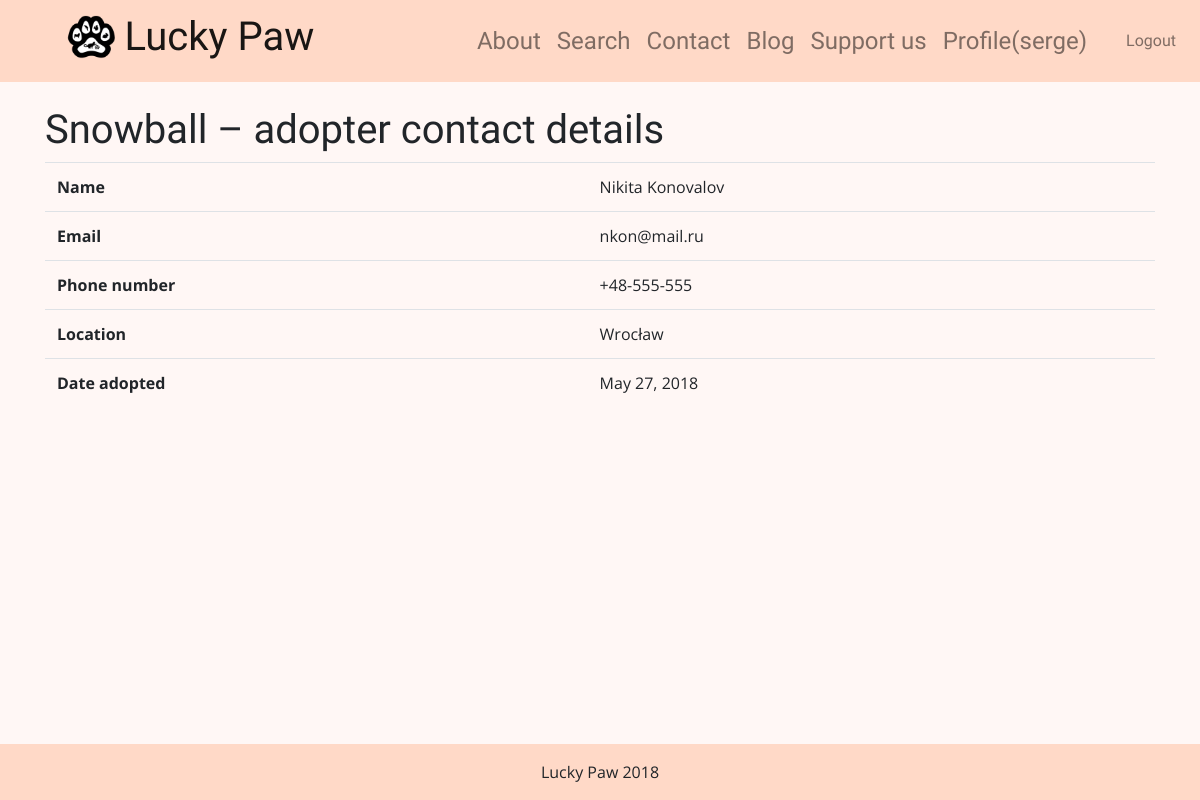
Page /pet/11/adopter/ (signed in) on the earlier database version.
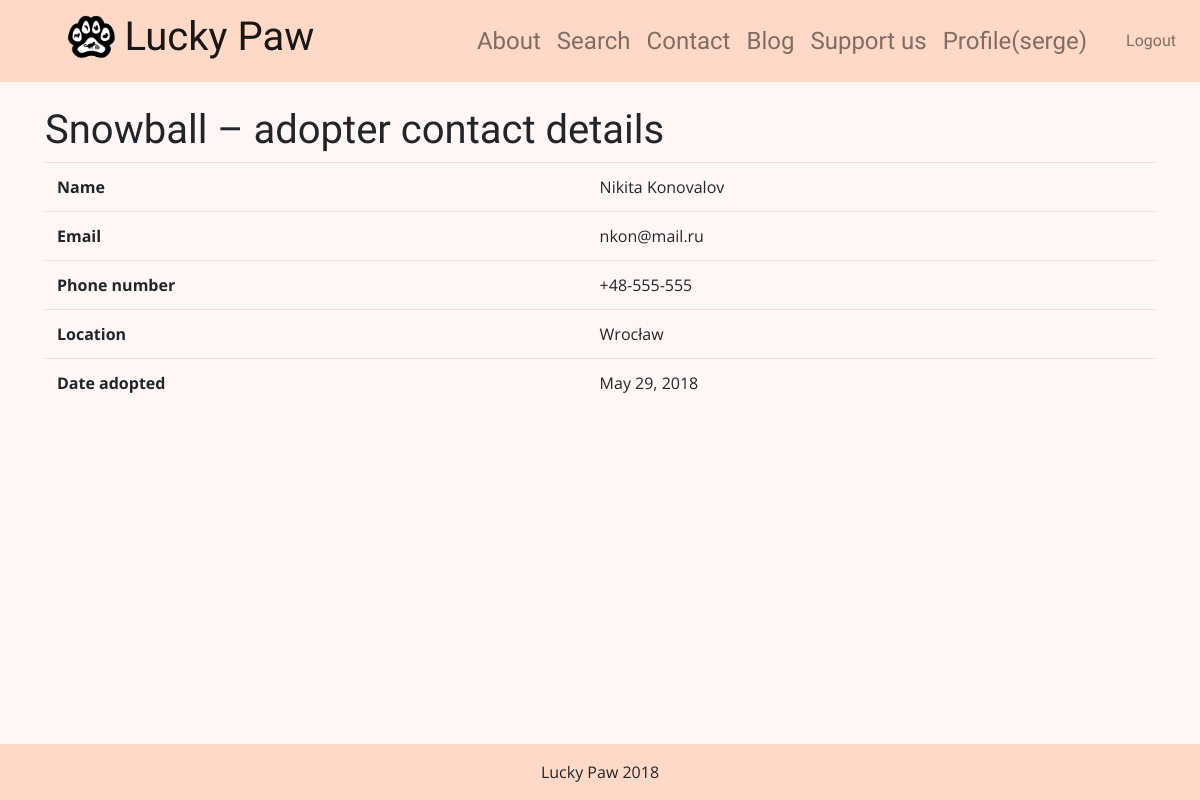
Same page on the later database version.
### app/models.py (models this page shows, shortened)
class Pet(models.Model):
    id = models.AutoField(primary_key=True)
    name = models.CharField(max_length=50, blank=False)
    animaltype_choice = (('Cat','Cat'),('Dog','Dog'),('Parrot','Parrot'))
    animaltype = models.CharField(max_length=50, choices=animaltype_choice, blank=False)
    location = models.CharField(max_length=50, default='', blank=False)
    age_choice = (('Young','Young'),('Adult','Adult'),('Senior','Senior'))
    age = models.CharField(max_length=50, choices=age_choice, blank=True)
    color = models.CharField(max_length=50, default='', blank=True)
    gender_choice = (('Male','Male'),('Female','Female'))
    gender = models.CharField(max_length=50, choices=gender_choice, blank=True)
    size_choice = (('Very Small','Very Small'), ('Small','Small'),('Medium','Medium'),('Large','Large'),('Very Large','Very Large'))
    size = models.CharField(max_length=50, choices=size_choice, blank=True)
    breed = models.CharField(max_length=50, default='', blank=True)
    description = models.CharField(max_length=2000, default='', blank=True)
    spayed = models.BooleanField(default=False)
    vaccinated = models.BooleanField(default=False)
    housetrained = models.BooleanField(default=False)
    specialcare = models.BooleanField(default=False)
    adopted = models.BooleanField(default=False)
    adopter_info = models.ForeignKey(AdopterInfo, on_delete=models.SET_NULL, blank=True, null=True)
    supervisor = models.ForeignKey(Supervisor, on_delete=models.SET_NULL, blank=True, null=True)

class AdopterInfo(models.Model):
    id = models.AutoField(primary_key=True)
    first_name = models.CharField(max_length=50, default='', blank=False)
    last_name = models.CharField(max_length=50, default='', blank=True)
    location = models.CharField(max_length=50, default='', blank=False)
    email = models.CharField(max_length=50, default='', blank=False)
    phone_number = models.CharField(max_length=50, default='', blank=False)
    date_adopted = models.DateField(auto_now=True)
    @property
    def get_full_name(self):
        return self.first_name + ' ' + self.last_name

### app/pet_views.py (the view)
# urls.py: path('pet/<id>/adopter/', pet_views.pet_adopter_info, name='pet_adopter_info'),
@login_required
def pet_adopter_info(request, id):
    pet = get_object_or_404(models.Pet, pk=id)
    if(request.user.is_superuser or request.user == pet.supervisor.user):
        return render(request, 'app/pet_adopter_info.html', {'pet': pet})
    return redirect('index')

### app/templates/app/pet_adopter_info.html
{% extends 'app/base.html' %}
{% load staticfiles %}
{% load bootstrap_tags %}
{% block content %}
<h1>{{ pet.name }} – adopter contact details</h1>
<table class="table">
    <tr>
        <th scope="row">Name</th>
        <td>{{ pet.adopter_info.get_full_name }}</td>
    </tr>
    <tr>
        <th scope="row">Email</th>
        <td>{{ pet.adopter_info.email }}</td>
    </tr>
    <tr>
        <th scope="row">Phone number</th>
        <td>{{ pet.adopter_info.phone_number }}</td>
    </tr>
    <tr>
        <th scope="row">Location</th>
        <td>{{ pet.adopter_info.location }}</td>
    </tr>
    <tr>
        <th scope="row">Date adopted</th>
        <td>{{ pet.adopter_info.date_adopted }}</td>
    </tr>
</table>
{% endblock %}

Differences in the rows shown:
changed Pet "Snowball": adopter_info.date_adopted "May 27, 2018" → "May 29, 2018"
